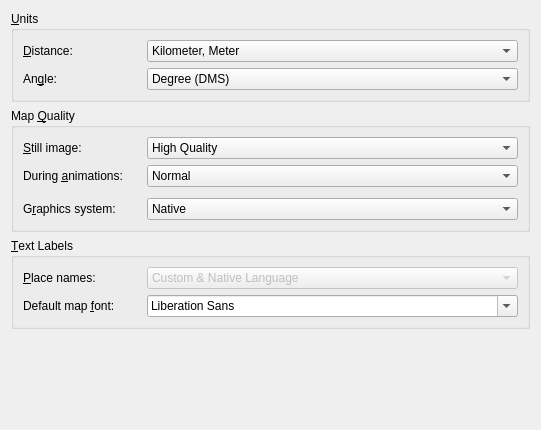
<?xml version="1.0" encoding="UTF-8"?>
<ui version="4.0">
 <class>MarbleViewSettingsWidget</class>
 <widget class="QWidget" name="MarbleViewSettingsWidget">
  <property name="geometry">
   <rect>
    <x>0</x>
    <y>0</y>
    <width>541</width>
    <height>430</height>
   </rect>
  </property>
  <layout class="QVBoxLayout" name="verticalLayout">
   <item>
    <widget class="QGroupBox" name="groupBox_units">
     <property name="title">
      <string>&amp;Units</string>
     </property>
     <layout class="QGridLayout">
      <item row="0" column="0">
       <widget class="QLabel" name="label_distanceUnit">
        <property name="sizePolicy">
         <sizepolicy hsizetype="Maximum" vsizetype="Preferred">
          <horstretch>0</horstretch>
          <verstretch>0</verstretch>
         </sizepolicy>
        </property>
        <property name="minimumSize">
         <size>
          <width>118</width>
          <height>0</height>
         </size>
        </property>
        <property name="text">
         <string>&amp;Distance:</string>
        </property>
        <property name="buddy">
         <cstring>kcfg_distanceUnit</cstring>
        </property>
       </widget>
      </item>
      <item row="0" column="1">
       <widget class="QComboBox" name="kcfg_distanceUnit">
        <property name="enabled">
         <bool>true</bool>
        </property>
        <property name="sizePolicy">
         <sizepolicy hsizetype="Preferred" vsizetype="Fixed">
          <horstretch>0</horstretch>
          <verstretch>0</verstretch>
         </sizepolicy>
        </property>
        <property name="toolTip">
         <string>&lt;html&gt;&lt;head&gt;&lt;meta name=&quot;qrichtext&quot; content=&quot;1&quot; /&gt;&lt;style type=&quot;text/css&quot;&gt;
p, li { white-space: pre-wrap; }
&lt;/style&gt;&lt;/head&gt;&lt;body style=&quot; font-family:'Sans Serif'; font-size:9pt; font-weight:400; font-style:normal;&quot;&gt;
&lt;p style=&quot; margin-top:0px; margin-bottom:0px; margin-left:0px; margin-right:0px; -qt-block-indent:0; text-indent:0px;&quot;&gt;The unit that gets used to measure altitude, lengths and distances (e.g. km, mi, ft).&lt;/p&gt;&lt;/body&gt;&lt;/html&gt;</string>
        </property>
        <item>
         <property name="text">
          <string>Kilometer, Meter</string>
         </property>
        </item>
        <item>
         <property name="text">
          <string>Miles, Feet</string>
         </property>
        </item>
       </widget>
      </item>
      <item row="1" column="0">
       <widget class="QLabel" name="label_angleUnit">
        <property name="sizePolicy">
         <sizepolicy hsizetype="Maximum" vsizetype="Preferred">
          <horstretch>0</horstretch>
          <verstretch>0</verstretch>
         </sizepolicy>
        </property>
        <property name="text">
         <string>An&amp;gle:</string>
        </property>
        <property name="buddy">
         <cstring>kcfg_angleUnit</cstring>
        </property>
       </widget>
      </item>
      <item row="1" column="1">
       <widget class="QComboBox" name="kcfg_angleUnit">
        <property name="enabled">
         <bool>true</bool>
        </property>
        <property name="toolTip">
         <string>&lt;html&gt;&lt;head&gt;&lt;meta name=&quot;qrichtext&quot; content=&quot;1&quot; /&gt;&lt;style type=&quot;text/css&quot;&gt;
p, li { white-space: pre-wrap; }
&lt;/style&gt;&lt;/head&gt;&lt;body style=&quot; font-family:'Sans Serif'; font-size:9pt; font-weight:400; font-style:normal;&quot;&gt;
&lt;p style=&quot; margin-top:0px; margin-bottom:0px; margin-left:0px; margin-right:0px; -qt-block-indent:0; text-indent:0px;&quot;&gt;Specifies the notation of angles in coordinates: By default the Degree-Minute-Second notation (e.g. 54°30'00&quot; ) gets used. As an alternative you can choose decimal degrees (e.g. 54.5°).&lt;/p&gt;&lt;/body&gt;&lt;/html&gt;</string>
        </property>
        <item>
         <property name="text">
          <string>Degree (DMS)</string>
         </property>
        </item>
        <item>
         <property name="text">
          <string>Degree (Decimal)</string>
         </property>
        </item>
        <item>
         <property name="text">
          <string>Universal Transverse Mercator (UTM)</string>
         </property>
        </item>
       </widget>
      </item>
     </layout>
    </widget>
   </item>
   <item>
    <widget class="QGroupBox" name="groupBox_mapQuality">
     <property name="title">
      <string>Map &amp;Quality</string>
     </property>
     <layout class="QGridLayout">
      <item row="0" column="0">
       <widget class="QLabel" name="label_stillQuality">
        <property name="sizePolicy">
         <sizepolicy hsizetype="Maximum" vsizetype="Preferred">
          <horstretch>0</horstretch>
          <verstretch>0</verstretch>
         </sizepolicy>
        </property>
        <property name="minimumSize">
         <size>
          <width>118</width>
          <height>0</height>
         </size>
        </property>
        <property name="text">
         <string>&amp;Still image:</string>
        </property>
        <property name="buddy">
         <cstring>kcfg_stillQuality</cstring>
        </property>
       </widget>
      </item>
      <item row="0" column="1">
       <widget class="QComboBox" name="kcfg_stillQuality">
        <property name="toolTip">
         <string>&lt;html&gt;&lt;head&gt;&lt;meta name=&quot;qrichtext&quot; content=&quot;1&quot; /&gt;&lt;style type=&quot;text/css&quot;&gt;
p, li { white-space: pre-wrap; }
&lt;/style&gt;&lt;/head&gt;&lt;body style=&quot; font-family:'Sans Serif'; font-size:9pt; font-weight:400; font-style:normal;&quot;&gt;
&lt;p style=&quot; margin-top:0px; margin-bottom:0px; margin-left:0px; margin-right:0px; -qt-block-indent:0; text-indent:0px;&quot;&gt;Specifies the map quality that gets displayed while there is no user input. Usually this allows for high map quality as speed is no concern.&lt;/p&gt;&lt;/body&gt;&lt;/html&gt;</string>
        </property>
        <property name="currentIndex">
         <number>3</number>
        </property>
        <item>
         <property name="text">
          <string>Outline Quality</string>
         </property>
        </item>
        <item>
         <property name="text">
          <string>Low Quality</string>
         </property>
        </item>
        <item>
         <property name="text">
          <string>Normal</string>
         </property>
        </item>
        <item>
         <property name="text">
          <string>High Quality</string>
         </property>
        </item>
        <item>
         <property name="text">
          <string>Print Quality</string>
         </property>
        </item>
       </widget>
      </item>
      <item row="1" column="0">
       <widget class="QLabel" name="label_animationQuality">
        <property name="sizePolicy">
         <sizepolicy hsizetype="Maximum" vsizetype="Preferred">
          <horstretch>0</horstretch>
          <verstretch>0</verstretch>
         </sizepolicy>
        </property>
        <property name="text">
         <string>During &amp;animations:</string>
        </property>
        <property name="buddy">
         <cstring>kcfg_animationQuality</cstring>
        </property>
       </widget>
      </item>
      <item row="1" column="1">
       <widget class="QComboBox" name="kcfg_animationQuality">
        <property name="toolTip">
         <string>&lt;html&gt;&lt;head&gt;&lt;meta name=&quot;qrichtext&quot; content=&quot;1&quot; /&gt;&lt;style type=&quot;text/css&quot;&gt;
p, li { white-space: pre-wrap; }
&lt;/style&gt;&lt;/head&gt;&lt;body style=&quot; font-family:'Sans Serif'; font-size:9pt; font-weight:400; font-style:normal;&quot;&gt;
&lt;p style=&quot; margin-top:0px; margin-bottom:0px; margin-left:0px; margin-right:0px; -qt-block-indent:0; text-indent:0px;&quot;&gt;Specifies the map quality that gets displayed during map animations (e.g. while dragging the globe). &lt;/p&gt;
&lt;p style=&quot; margin-top:0px; margin-bottom:0px; margin-left:0px; margin-right:0px; -qt-block-indent:0; text-indent:0px;&quot;&gt;Especially on slow machines it is advisable to set this option to &quot;low quality&quot; as this will give better speed.&lt;/p&gt;&lt;/body&gt;&lt;/html&gt;</string>
        </property>
        <property name="currentIndex">
         <number>2</number>
        </property>
        <item>
         <property name="text">
          <string>Outline Quality</string>
         </property>
        </item>
        <item>
         <property name="text">
          <string>Low Quality</string>
         </property>
        </item>
        <item>
         <property name="text">
          <string>Normal</string>
         </property>
        </item>
        <item>
         <property name="text">
          <string>High Quality</string>
         </property>
        </item>
        <item>
         <property name="text">
          <string>Print Quality</string>
         </property>
        </item>
       </widget>
      </item>
      <item row="3" column="0">
       <widget class="QLabel" name="label_graphicsSystem">
        <property name="text">
         <string>G&amp;raphics system:</string>
        </property>
        <property name="buddy">
         <cstring>kcfg_graphicsSystem</cstring>
        </property>
       </widget>
      </item>
      <item row="3" column="1">
       <widget class="QComboBox" name="kcfg_graphicsSystem">
        <property name="toolTip">
         <string>Specifies the graphics system that Qt uses to draw the map.
Changing this setting might be a good idea if there are performance issues with the system's graphics drivers.</string>
        </property>
        <item>
         <property name="text">
          <string>Native</string>
         </property>
        </item>
        <item>
         <property name="text">
          <string>Raster (Software rendering)</string>
         </property>
        </item>
        <item>
         <property name="text">
          <string>OpenGL</string>
         </property>
        </item>
       </widget>
      </item>
      <item row="2" column="0">
       <spacer name="verticalSpacer">
        <property name="orientation">
         <enum>Qt::Vertical</enum>
        </property>
        <property name="sizeType">
         <enum>QSizePolicy::Fixed</enum>
        </property>
        <property name="sizeHint" stdset="0">
         <size>
          <width>20</width>
          <height>5</height>
         </size>
        </property>
       </spacer>
      </item>
     </layout>
    </widget>
   </item>
   <item>
    <widget class="QGroupBox" name="groupBox_textLabels">
     <property name="title">
      <string>&amp;Text Labels</string>
     </property>
     <layout class="QVBoxLayout">
      <item>
       <layout class="QHBoxLayout">
        <item>
         <widget class="QLabel" name="label_labelLocalization">
          <property name="sizePolicy">
           <sizepolicy hsizetype="Maximum" vsizetype="Preferred">
            <horstretch>0</horstretch>
            <verstretch>0</verstretch>
           </sizepolicy>
          </property>
          <property name="minimumSize">
           <size>
            <width>118</width>
            <height>0</height>
           </size>
          </property>
          <property name="text">
           <string>&amp;Place names:</string>
          </property>
          <property name="buddy">
           <cstring>kcfg_labelLocalization</cstring>
          </property>
         </widget>
        </item>
        <item>
         <widget class="QComboBox" name="kcfg_labelLocalization">
          <property name="enabled">
           <bool>false</bool>
          </property>
          <property name="toolTip">
           <string>&lt;html&gt;&lt;head&gt;&lt;meta name=&quot;qrichtext&quot; content=&quot;1&quot; /&gt;&lt;style type=&quot;text/css&quot;&gt;
p, li { white-space: pre-wrap; }
&lt;/style&gt;&lt;/head&gt;&lt;body style=&quot; font-family:'Sans Serif'; font-size:9pt; font-weight:400; font-style:normal;&quot;&gt;
&lt;p style=&quot; margin-top:0px; margin-bottom:0px; margin-left:0px; margin-right:0px; -qt-block-indent:0; text-indent:0px;&quot;&gt;Places often have different names in different languages. The label on the map can show the name in the user's language. Alternatively it can display the name in the official language and glyphs of that place. &lt;/p&gt;&lt;/body&gt;&lt;/html&gt;</string>
          </property>
          <item>
           <property name="text">
            <string>Custom &amp; Native Language</string>
           </property>
          </item>
          <item>
           <property name="text">
            <string>Custom Language</string>
           </property>
          </item>
          <item>
           <property name="text">
            <string>Native Language</string>
           </property>
          </item>
         </widget>
        </item>
       </layout>
      </item>
      <item>
       <layout class="QHBoxLayout">
        <item>
         <widget class="QLabel" name="label_mapFont">
          <property name="sizePolicy">
           <sizepolicy hsizetype="Maximum" vsizetype="Preferred">
            <horstretch>0</horstretch>
            <verstretch>0</verstretch>
           </sizepolicy>
          </property>
          <property name="minimumSize">
           <size>
            <width>118</width>
            <height>0</height>
           </size>
          </property>
          <property name="text">
           <string>Default map &amp;font:</string>
          </property>
          <property name="buddy">
           <cstring>kcfg_mapFont</cstring>
          </property>
         </widget>
        </item>
        <item>
         <widget class="QFontComboBox" name="kcfg_mapFont">
          <property name="toolTip">
           <string>&lt;html&gt;&lt;head&gt;&lt;meta name=&quot;qrichtext&quot; content=&quot;1&quot; /&gt;&lt;style type=&quot;text/css&quot;&gt;
p, li { white-space: pre-wrap; }
&lt;/style&gt;&lt;/head&gt;&lt;body style=&quot; font-family:'Sans Serif'; font-size:9pt; font-weight:400; font-style:normal;&quot;&gt;
&lt;p style=&quot; margin-top:0px; margin-bottom:0px; margin-left:0px; margin-right:0px; -qt-block-indent:0; text-indent:0px;&quot;&gt;The default font that gets used on the map.&lt;/p&gt;&lt;/body&gt;&lt;/html&gt;</string>
          </property>
         </widget>
        </item>
       </layout>
      </item>
     </layout>
    </widget>
   </item>
   <item>
    <spacer>
     <property name="orientation">
      <enum>Qt::Vertical</enum>
     </property>
     <property name="sizeHint" stdset="0">
      <size>
       <width>446</width>
       <height>20</height>
      </size>
     </property>
    </spacer>
   </item>
  </layout>
 </widget>
 <resources/>
 <connections/>
</ui>
